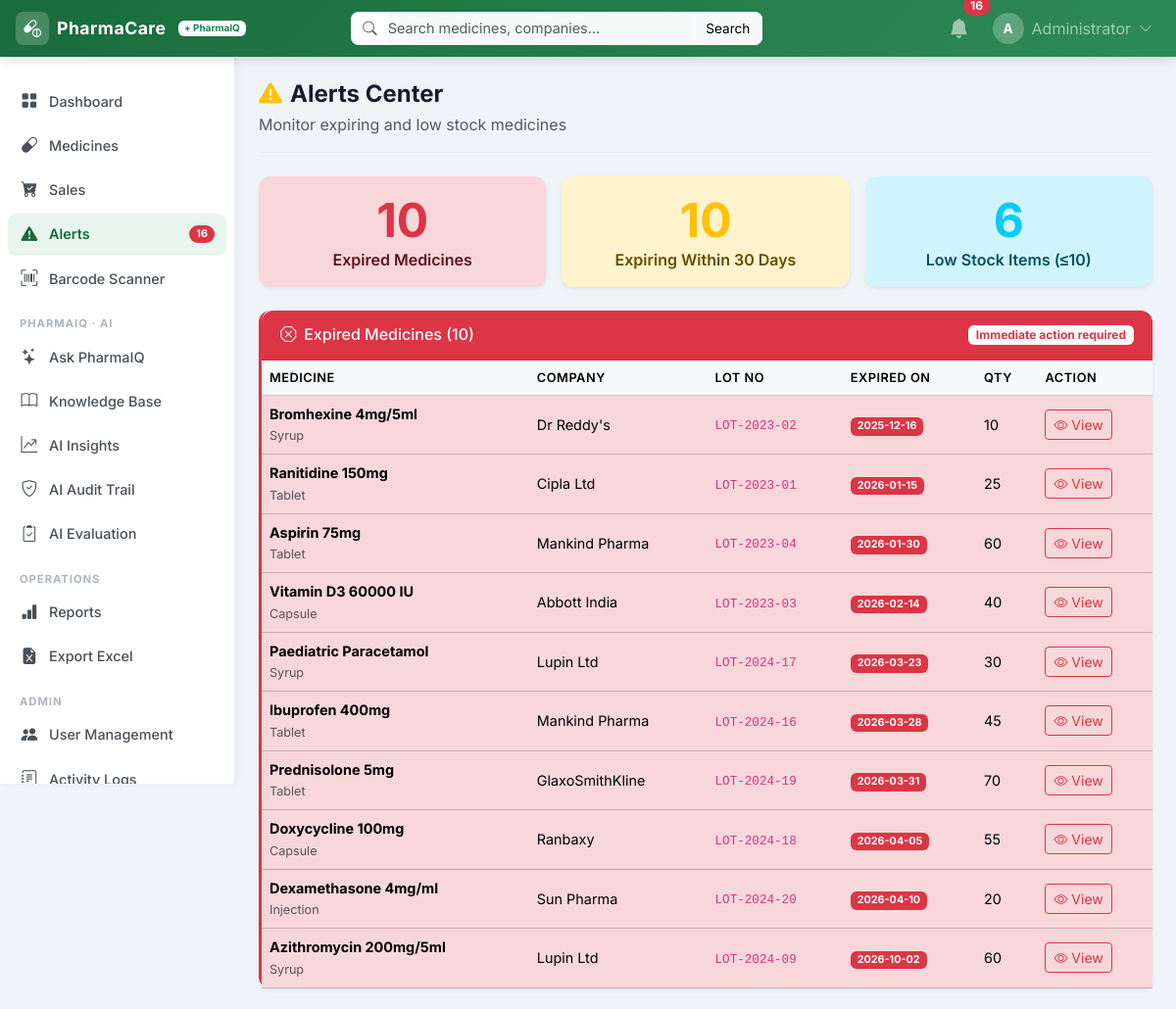
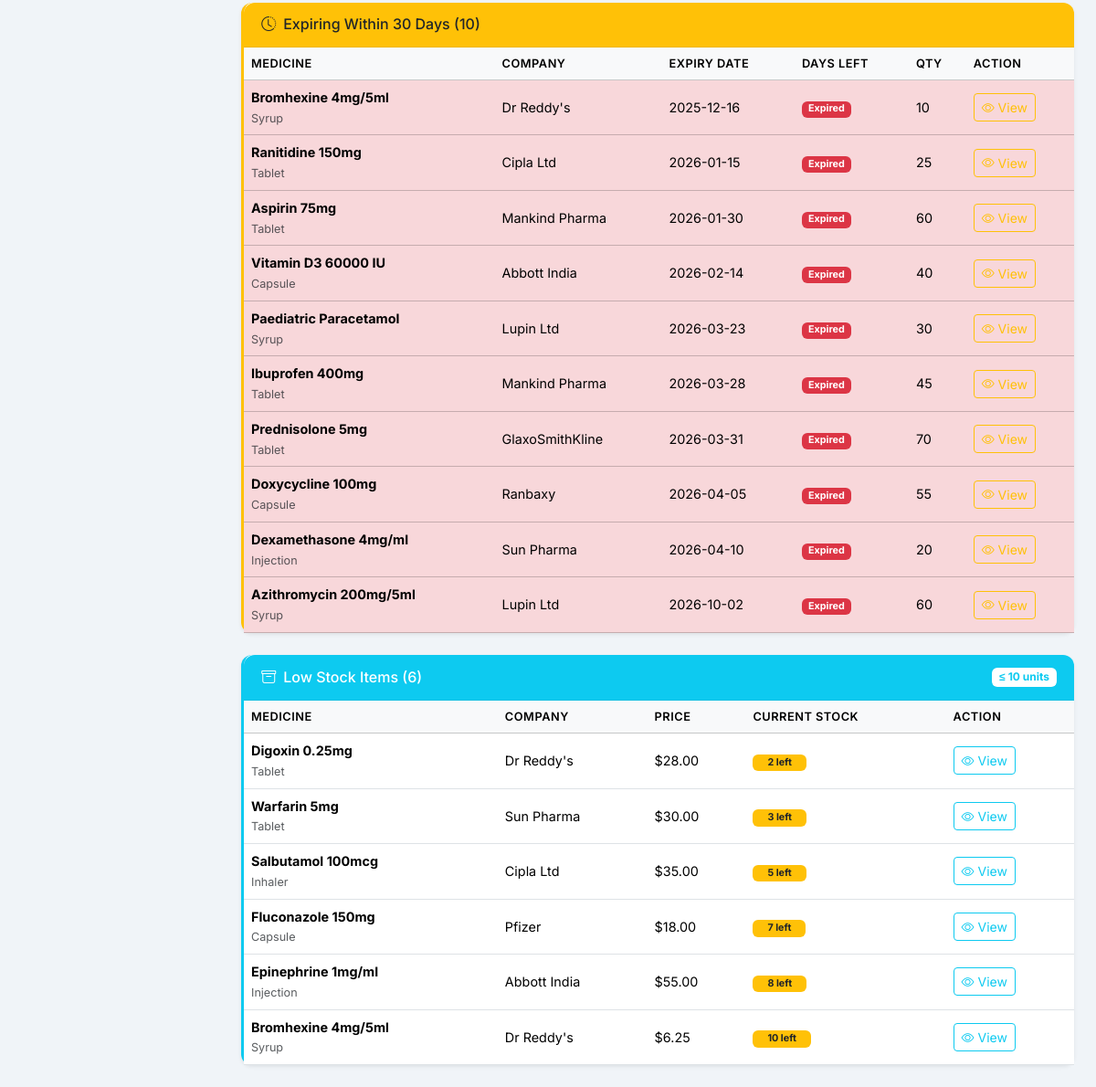
/alerts (signed in), run on the app's committed database (2 pictures, top to bottom).
### tables this page shows
CREATE TABLE medicines (
        id             INTEGER PRIMARY KEY AUTOINCREMENT,
        ref_no         TEXT,
        company_name   TEXT,
        medicine_type  TEXT,
        medicine_name  TEXT NOT NULL,
        lot_no         TEXT,
        issue_date     TEXT,
        exp_date       TEXT,
        uses           TEXT,
        side_effect    TEXT,
        precautions    TEXT,
        dosage         TEXT,
        price          REAL,
        product_qty    INTEGER DEFAULT 0,
        image_filename TEXT,
        barcode        TEXT,
        created_at     TEXT DEFAULT (datetime('now')),
        updated_at     TEXT DEFAULT (datetime('now'))
    );

### app.py (the view)
@app.route("/alerts")
@login_required
def alerts():
    expiring, low_stock, expired = get_alerts()
    return render_template("alerts.html", expiring=expiring,
                           low_stock=low_stock, expired=expired,
                           today=date.today().isoformat(),
                           warn_date=(date.today()+timedelta(days=EXPIRY_WARN_DAYS)).isoformat(),
                           low_threshold=LOW_STOCK_THRESHOLD)

### app.py (called while the page is built)
def get_db():
    db = getattr(g, "_database", None)
    if db is None:
        db = g._database = sqlite3.connect(DATABASE)
        db.row_factory = sqlite3.Row
        db.execute("PRAGMA journal_mode=WAL")
    return db

@app.teardown_appcontext
def close_connection(exception):
    db = getattr(g, "_database", None)
    if db is not None:
        db.close()

def query_db(sql, args=(), one=False, commit=False):
    db = get_db()
    cur = db.execute(sql, args)
    if commit:
        db.commit()
        return cur.lastrowid
    rv = cur.fetchall()
    return (rv[0] if rv else None) if one else rv

def login_required(f):
    @wraps(f)
    def decorated(*args, **kwargs):
        if "user_id" not in session:
            flash("Please login first.", "warning")
            return redirect(url_for("login"))
        return f(*args, **kwargs)
    return decorated

def get_alerts():
    today = date.today()
    warn_date = today + timedelta(days=EXPIRY_WARN_DAYS)
    expiring = query_db(
        "SELECT * FROM medicines WHERE exp_date IS NOT NULL AND exp_date != '' AND exp_date <= ? ORDER BY exp_date",
        (warn_date.isoformat(),))
    low_stock = query_db(
        "SELECT * FROM medicines WHERE product_qty <= ? ORDER BY product_qty",
        (LOW_STOCK_THRESHOLD,))
    expired = [m for m in expiring if m["exp_date"] <= today.isoformat()]
    return expiring, low_stock, expired

@app.context_processor
def inject_alerts():
    if "user_id" in session:
        today     = date.today()
        warn_date = today + timedelta(days=EXPIRY_WARN_DAYS)
        exp_count = query_db(
            "SELECT COUNT(*) as c FROM medicines WHERE exp_date IS NOT NULL AND exp_date != '' AND exp_date <= ?",
            (warn_date.isoformat(),), one=True)["c"]
        ls_count  = query_db(
            "SELECT COUNT(*) as c FROM medicines WHERE product_qty <= ?",
            (LOW_STOCK_THRESHOLD,), one=True)["c"]
        return dict(nav_expiring=exp_count, nav_low_stock=ls_count)
    return dict(nav_expiring=0, nav_low_stock=0)

### pharmaiq/routes.py (called while the page is built)
def csrf_token():
    if "ai_csrf" not in session:
        session["ai_csrf"] = secrets.token_urlsafe(24)
    return session["ai_csrf"]

@bp.app_context_processor
def _inject():
    return {"csrf_token": csrf_token}

### templates/alerts.html (shortened to what this page needs)
{% extends "base.html" %}
{% block content %}
<div class="page-header">
  <h4 class="page-title"><i class="bi bi-exclamation-triangle-fill me-2 text-warning"></i>Alerts Center</h4>
  <p class="text-muted mb-0">Monitor expiring and low stock medicines</p>
</div>
<div class="row g-3 mb-4">
  <div class="col-md-4">
    <div class="card border-danger border-0 shadow-sm bg-danger-subtle">
      <div class="card-body text-center py-3">
        <div class="display-5 fw-bold text-danger">{{ expired|length }}</div>
        <div class="text-danger-emphasis fw-semibold">Expired Medicines</div>
      </div>
    </div>
  </div>
  <div class="col-md-4">
    <div class="card border-0 shadow-sm bg-warning-subtle">
      <div class="card-body text-center py-3">
        <div class="display-5 fw-bold text-warning">{{ expiring|length }}</div>
        <div class="text-warning-emphasis fw-semibold">Expiring Within 30 Days</div>
      </div>
    </div>
  </div>
  <div class="col-md-4">
    <div class="card border-0 shadow-sm bg-info-subtle">
      <div class="card-body text-center py-3">
        <div class="display-5 fw-bold text-info">{{ low_stock|length }}</div>
        <div class="text-info-emphasis fw-semibold">Low Stock Items (≤{{ low_threshold }})</div>
      </div>
    </div>
  </div>
</div>
{% if expired %}
<div class="card border-0 shadow-sm mb-4 border-start border-danger border-3">
  <div class="card-header bg-danger text-white d-flex justify-content-between align-items-center">
    <h6 class="mb-0"><i class="bi bi-x-octagon me-2"></i>Expired Medicines ({{ expired|length }})</h6>
    <span class="badge bg-white text-danger">Immediate action required</span>
  </div>
  <div class="table-responsive">
    <table class="table table-hover align-middle mb-0">
      <thead class="table-light"><tr>
        <th>Medicine</th><th>Company</th><th>Lot No</th><th>Expired On</th><th>Qty</th><th>Action</th>
      </tr></thead>
      <tbody>
      {% for m in expired %}
      <tr class="table-danger">
        <td><strong>{{ m['medicine_name'] }}</strong><br><small class="text-muted">{{ m['medicine_type'] }}</small></td>
        <td>{{ m['company_name'] or '—' }}</td>
        <td><code>{{ m['lot_no'] or '—' }}</code></td>
        <td><span class="badge bg-danger">{{ m['exp_date'] }}</span></td>
        <td>{{ m['product_qty'] }}</td>
        <td>
          <a href="{{ url_for('medicine_detail', id=m['id']) }}" class="btn btn-sm btn-outline-danger">
            <i class="bi bi-eye"></i> View
          </a>
        </td>
      </tr>
      {% endfor %}
      </tbody>
    </table>
  </div>
</div>
{% endif %}
{% if expiring %}
<div class="card border-0 shadow-sm mb-4 border-start border-warning border-3">
  <div class="card-header bg-warning text-dark d-flex justify-content-between align-items-center">
    <h6 class="mb-0"><i class="bi bi-clock-history me-2"></i>Expiring Within 30 Days ({{ expiring|length }})</h6>
  </div>
  <div class="table-responsive">
    <table class="table table-hover align-middle mb-0">
      <thead class="table-light"><tr>
        <th>Medicine</th><th>Company</th><th>Expiry Date</th><th>Days Left</th><th>Qty</th><th>Action</th>
      </tr></thead>
      <tbody>
      {% for m in expiring %}
      {% set exp = m['exp_date'] %}
      <tr class="{% if exp < today %}table-danger{% else %}table-warning{% endif %}">
        <td><strong>{{ m['medicine_name'] }}</strong><br><small class="text-muted">{{ m['medicine_type'] }}</small></td>
        <td>{{ m['company_name'] or '—' }}</td>
        <td>{{ exp }}</td>
        <td>
          {% if exp < today %}
          <span class="badge bg-danger">Expired</span>
          {% else %}
          <span class="badge bg-warning text-dark">Soon</span>
          {% endif %}
        </td>
        <td>{{ m['product_qty'] }}</td>
        <td><a href="{{ url_for('medicine_detail', id=m['id']) }}" class="btn btn-sm btn-outline-warning">
          <i class="bi bi-eye"></i> View
        </a></td>
      </tr>
      {% endfor %}
      </tbody>
    </table>
  </div>
</div>
{% endif %}
{% if low_stock %}
<div class="card border-0 shadow-sm border-start border-info border-3">
  <div class="card-header bg-info text-white d-flex justify-content-between align-items-center">
    <h6 class="mb-0"><i class="bi bi-archive me-2"></i>Low Stock Items ({{ low_stock|length }})</h6>
    <span class="badge bg-white text-info">≤ {{ low_threshold }} units</span>
  </div>
  <div class="table-responsive">
    <table class="table table-hover align-middle mb-0">
      <thead class="table-light"><tr>
        <th>Medicine</th><th>Company</th><th>Price</th><th>Current Stock</th><th>Action</th>
      </tr></thead>
      <tbody>
      {% for m in low_stock %}
      <tr>
        <td><strong>{{ m['medicine_name'] }}</strong><br><small class="text-muted">{{ m['medicine_type'] }}</small></td>
        <td>{{ m['company_name'] or '—' }}</td>
        <td>${{ "%.2f"|format(m['price'] or 0) }}</td>
        <td>
          {% if m['product_qty'] == 0 %}
          <span class="badge bg-danger px-3">OUT OF STOCK</span>
          {% else %}
          <span class="badge bg-warning text-dark px-3">{{ m['product_qty'] }} left</span>
          {% endif %}
        </td>
        <td><a href="{{ url_for('medicine_detail', id=m['id']) }}" class="btn btn-sm btn-outline-info">
          <i class="bi bi-eye"></i> View
        </a></td>
      </tr>
      {% endfor %}
      </tbody>
    </table>
  </div>
</div>
{% endif %}
{% endblock %}

### static/css/style.css (style rules this page uses)
:root { --sidebar-width: 240px; --navbar-height: 58px; --primary: #1a6b3c; --primary-dark: #145530; }
* { box-sizing: border-box; }
body { font-family: 'Inter', sans-serif; background: #f0f4f8; color: #212529; }
.page-header { margin-bottom: 1.5rem; padding-bottom: 1rem; border-bottom: 1px solid #e8ecf0; }
.page-title { font-weight: 700; color: #1a1a2e; margin-bottom: 0.25rem; }
.table th { font-size: 0.8rem; text-transform: uppercase; letter-spacing: 0.5px; font-weight: 600; }
.table td { font-size: 0.9rem; vertical-align: middle; }
.card { border-radius: 12px !important; }
.card-header { border-radius: 12px 12px 0 0 !important; border-bottom: 1px solid rgba(0,0,0,0.06); padding: 0.9rem 1.2rem; }

### data on the page
medicines: medicine_name "Bromhexine 4mg/5ml", medicine_type "Syrup", company_name "Dr Reddy's", lot_no "LOT-2023-02", exp_date "2025-12-16", product_qty "10", shows "Expired", price "6.25"
medicines: medicine_name "Ranitidine 150mg", medicine_type "Tablet", company_name "Cipla Ltd", lot_no "LOT-2023-01", exp_date "2026-01-15", product_qty "25", shows "Expired"
medicines: medicine_name "Aspirin 75mg", medicine_type "Tablet", company_name "Mankind Pharma", lot_no "LOT-2023-04", exp_date "2026-01-30", product_qty "60", shows "Expired"
medicines: medicine_name "Vitamin D3 60000 IU", medicine_type "Capsule", company_name "Abbott India", lot_no "LOT-2023-03", exp_date "2026-02-14", product_qty "40", shows "Expired"
medicines: medicine_name "Paediatric Paracetamol", medicine_type "Syrup", company_name "Lupin Ltd", lot_no "LOT-2024-17", exp_date "2026-03-23", product_qty "30", shows "Expired"
medicines: medicine_name "Ibuprofen 400mg", medicine_type "Tablet", company_name "Mankind Pharma", lot_no "LOT-2024-16", exp_date "2026-03-28", product_qty "45", shows "Expired"
medicines: medicine_name "Prednisolone 5mg", medicine_type "Tablet", company_name "GlaxoSmithKline", lot_no "LOT-2024-19", exp_date "2026-03-31", product_qty "70", shows "Expired"
medicines: medicine_name "Doxycycline 100mg", medicine_type "Capsule", company_name "Ranbaxy", lot_no "LOT-2024-18", exp_date "2026-04-05", product_qty "55", shows "Expired"
medicines: medicine_name "Dexamethasone 4mg/ml", medicine_type "Injection", company_name "Sun Pharma", lot_no "LOT-2024-20", exp_date "2026-04-10", product_qty "20", shows "Expired"
medicines: medicine_name "Azithromycin 200mg/5ml", medicine_type "Syrup", company_name "Lupin Ltd", lot_no "LOT-2024-09", exp_date "2026-10-02", product_qty "60", shows "Expired"
medicines: medicine_name "Digoxin 0.25mg", medicine_type "Tablet", company_name "Dr Reddy's", price "28.00", product_qty "2"
medicines: medicine_name "Warfarin 5mg", medicine_type "Tablet", company_name "Sun Pharma", price "30.00", product_qty "3"
medicines: medicine_name "Salbutamol 100mcg", medicine_type "Inhaler", company_name "Cipla Ltd", price "35.00", product_qty "5"
medicines: medicine_name "Fluconazole 150mg", medicine_type "Capsule", company_name "Pfizer", price "18.00", product_qty "7"
medicines: medicine_name "Epinephrine 1mg/ml", medicine_type "Injection", company_name "Abbott India", price "55.00", product_qty "8"

### other printed values
{{ nav_expiring + nav_low_stock }} "16"
{{ (session.full_name or session.username)[0]|upper }} "A"
{{ session.full_name or session.username }} "Administrator"
{{ expired|length }} "10"
{{ expiring|length }} "10"
{{ low_stock|length }} "6"
{{ low_threshold }} "10"
